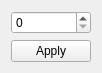
<ui version="4.0" >
 <class>prec_wid</class>
 <widget class="QWidget" name="prec_wid" >
  <property name="geometry" >
   <rect>
    <x>0</x>
    <y>0</y>
    <width>93</width>
    <height>68</height>
   </rect>
  </property>
  <property name="sizePolicy" >
   <sizepolicy vsizetype="Fixed" hsizetype="Fixed" >
    <horstretch>0</horstretch>
    <verstretch>0</verstretch>
   </sizepolicy>
  </property>
  <property name="windowTitle" >
   <string>Precision</string>
  </property>
  <layout class="QVBoxLayout" name="verticalLayout" >
   <item>
    <widget class="QSpinBox" name="spinBox" />
   </item>
   <item>
    <widget class="QPushButton" name="apply_button" >
     <property name="text" >
      <string>Apply</string>
     </property>
    </widget>
   </item>
  </layout>
 </widget>
 <resources/>
 <connections/>
</ui>
